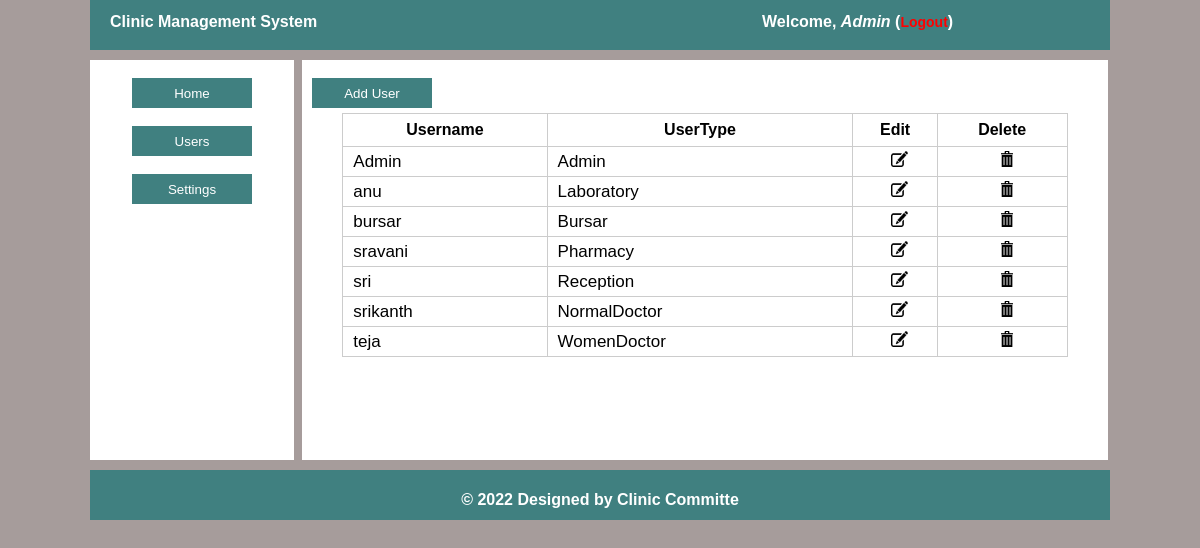
Before: /admin/users.php (signed in) with the older database file.
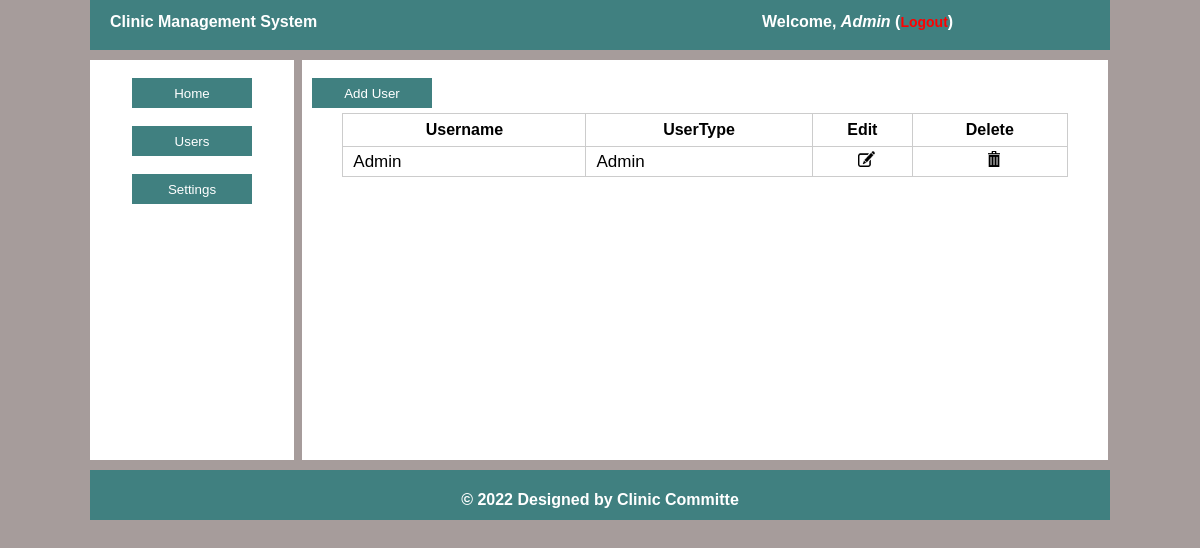
After: the same page with the newer database file.
### tables this page shows
CREATE TABLE `users` (
  `username` varchar(50) NOT NULL,
  `password` varchar(40) NOT NULL,
  `fname` varchar(40) NOT NULL,
  `sname` varchar(40) NOT NULL,
  `type` varchar(40) NOT NULL
);

### includes/admin.php (the view, shortened to what this page needs)
<?php
function users()
{
	require 'connect.php';
	$sql = "SELECT * FROM `users`";
	$query = mysqli_query($con,$sql);
	while ($row = mysqli_fetch_array($query)) {
		echo "<tr height=30px'>";
		echo "<td>".$row['username']."</td>";
		echo "<td>".$row['type']."</td>";
		echo "<td><center><a href='edituser.php?name=".$row['username']."'><img src='../assets/img/glyphicons-151-edit.png' height='16px' width='17px'></a></center></td>";
		echo "<td><center><a href='deleteuser.php?name=".$row['username']."'><img src='../assets/img/glyphicons-17-bin.png' height='16px' width='12px'></a></center></td>";
		echo "</tr>";
	}
}
?>

### admin/users.php (shortened to what this page needs)
<!DOCTYPE html>
<html lang="en">
<head>
	<link rel="stylesheet" type="text/css" href="../assets/style.css">
</head>
<body>
	<div class="wrapper">
	<?php
		include "includes/header.php";
		include "includes/left.php";
	 ?>
		<div class="right"><br>
			<a href="adduser.php" style="margin-left:10px;"><button class="btnlink">Add User</button></a><br>
			<table class="table">
				<tr>
					<th>Username</th>
					<th>UserType</th>
					<th>Edit</th>
					<th>Delete</th>
				</tr>
				<?php
				require '../includes/admin.php';
				users();
				 ?>
			</table>
		</div>
		<?php
		include "includes/footer.php";
		 ?>
	</div>
</body>
</html>

### admin/includes/header.php
<div class="header">
	<div class="headerleft">
		<b>Clinic Management System</b>
	</div>
	<div class="headerright">
		<b>
			<?php
			require '../includes/connect.php';
			require '../includes/users.php';
			admindetails();
			 ?>
		</b>
	</div>
</div>

### includes/users.php (shortened to what this page needs)
<?php
function admindetails()
{
	require 'connect.php';
	$type = $_SESSION['type'];
	$username = $_SESSION['admin'];
	$sql = "SELECT * FROM `users` WHERE `username`='$username' AND `type`='$type'";
	$query = mysqli_query($con,$sql);
	while ($row =mysqli_fetch_array($query)) {
		echo "Welcome, <i>".$row['fname']." ".$row['sname']."</i> (<a href='../logout.php'>Logout</a>)";
	}
}
?>

### admin/includes/left.php
<div class="left"><br>
	<center>
		<a href="index.php"><button class="btnlink">Home</button></a><br><br>
		<a href="users.php"><button class="btnlink">Users</button></a><br><br>
		<a href="settings.php"><button class="btnlink">Settings</button></a><br><br>
	</center>
</div>

### admin/includes/footer.php
<div class="footer">
	<center>
		<h4 style="color:white;"> &copy; <?php echo date("Y"); ?> Designed by Clinic Committe</h4>
	</center>
</div>

### assets/style.css (style rules this page uses)
body { margin: 0; padding: 0; background-color: #A69C9B; font-family: Arial,Lucida Sans; }
.wrapper { min-height: 400px; max-height: auto; width: 85%; margin: 0 auto; font-family: Arial,Lucida Sans; }
.header { height: 50px; width: 100%; background-color: #408080; float: left; }
.headerleft { height: auto; width: 60%; float: left; color: white; font-size: 16px; font-family: Arial; padding: 13px 20px; }
.headerright { height: 100%; width: 30%; float: left; color: white; font-size: 16px; font-family: Arial; padding: 13px 20px; }
.headerright a { text-decoration: none; font-size: 14px; color: red; }
.footer { height: 50px; width: 100%; background-color: #408080; float: left; margin-top: 10px; }
.left { min-height: 400px; max-height: auto; width: 20%; background-color: white; margin-top: 10px; float: left; }
.btnlink { height: 30px; width: 120px; background-color: #408080; border: 0; margin: 0; color: white; cursor: pointer; }
.right { min-height: 400px; max-height: auto; width: 79%; margin-left: 8px; background-color: white; margin-top: 10px; float: left; }
.table { height: auto; width: 90%; margin: 0 auto; margin-top: 5px; border: 1px solid #ccc; border-collapse: collapse; }
.table tr td { border: 1px solid #ccc; border-collapse: collapse; padding-left: 10px; font-size: 17px; }
.table tr th { height: 30px; border: 1px solid #ccc; border-collapse: collapse; }
table { border-spacing: 0; }

Changed rows visible on the page:
removed users: username "anu", type "Laboratory"
removed users: username "bursar", type "Bursar"
removed users: username "sravani", type "Pharmacy"
removed users: username "sri", type "Reception"
removed users: username "srikanth", type "NormalDoctor"
removed users: username "teja", type "WomenDoctor"
